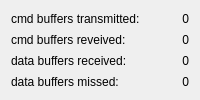
          <widget class="QWidget" name="statusStatisticsTab">
           <attribute name="title">
            <string>Statistics</string>
           </attribute>
           <layout class="QGridLayout" name="gridLayout_10">
            <item row="3" column="0">
             <widget class="QLabel" name="label_4">
              <property name="text">
               <string>data buffers missed:</string>
              </property>
             </widget>
            </item>
            <item row="1" column="0">
             <widget class="QLabel" name="textLabel15">
              <property name="text">
               <string>cmd buffers reveived:</string>
              </property>
              <property name="wordWrap">
               <bool>false</bool>
              </property>
             </widget>
            </item>
            <item row="0" column="0">
             <widget class="QLabel" name="textLabel16">
              <property name="text">
               <string>cmd buffers transmitted:</string>
              </property>
              <property name="wordWrap">
               <bool>false</bool>
              </property>
             </widget>
            </item>
            <item row="0" column="1">
             <widget class="QLabel" name="cmdTx">
              <property name="text">
               <string>0</string>
              </property>
              <property name="alignment">
               <set>Qt::AlignRight|Qt::AlignTrailing|Qt::AlignVCenter</set>
              </property>
              <property name="wordWrap">
               <bool>false</bool>
              </property>
             </widget>
            </item>
            <item row="1" column="1">
             <widget class="QLabel" name="cmdRx">
              <property name="text">
               <string>0</string>
              </property>
              <property name="alignment">
               <set>Qt::AlignRight|Qt::AlignTrailing|Qt::AlignVCenter</set>
              </property>
              <property name="wordWrap">
               <bool>false</bool>
              </property>
             </widget>
            </item>
            <item row="2" column="0">
             <widget class="QLabel" name="textLabel17">
              <property name="text">
               <string>data buffers received:</string>
              </property>
              <property name="wordWrap">
               <bool>false</bool>
              </property>
             </widget>
            </item>
            <item row="2" column="1">
             <widget class="QLabel" name="dataRx">
              <property name="text">
               <string>0</string>
              </property>
              <property name="alignment">
               <set>Qt::AlignRight|Qt::AlignTrailing|Qt::AlignVCenter</set>
              </property>
              <property name="wordWrap">
               <bool>false</bool>
              </property>
             </widget>
            </item>
            <item row="3" column="1">
             <widget class="QLabel" name="dataMissed">
              <property name="text">
               <string>0</string>
              </property>
              <property name="textFormat">
               <enum>Qt::LogText</enum>
              </property>
              <property name="alignment">
               <set>Qt::AlignRight|Qt::AlignTrailing|Qt::AlignVCenter</set>
              </property>
             </widget>
            </item>
           </layout>
          </widget>
